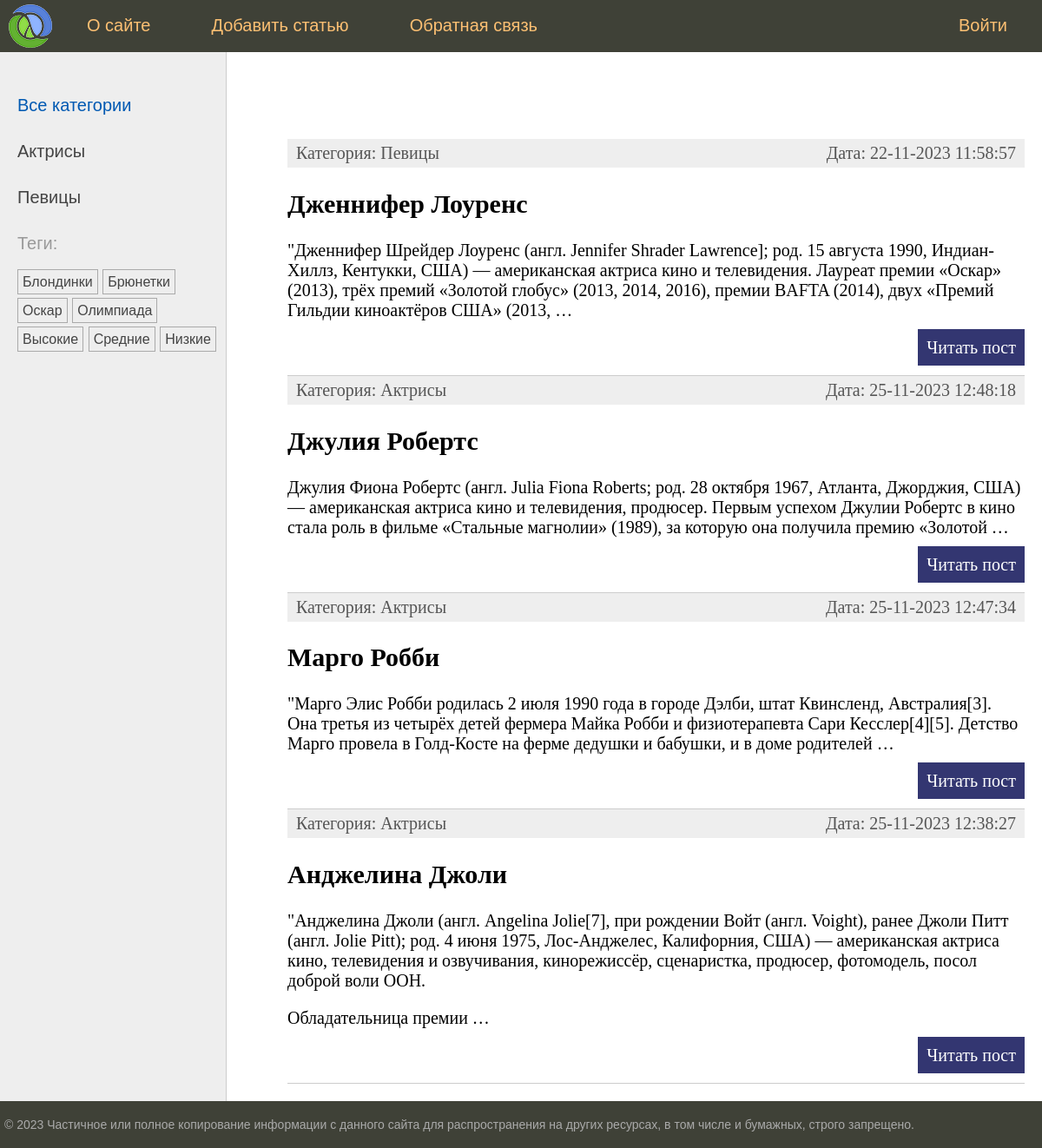
The page / on the database its author committed.
### women/models.py (models this page shows, shortened)
class Category(models.Model):
    name = models.CharField(max_length=100, db_index=True)
    slug = models.SlugField(max_length=255, unique=True, db_index=True)
    def get_absolute_url(self):
        return reverse("category", kwargs={"cat_slug": self.slug})

class TagPost(models.Model):
    tag = models.CharField(max_length=100, db_index=True)
    slug = models.SlugField(max_length=255, unique=True, db_index=True)
    def get_absolute_url(self):
        return reverse("tag", kwargs={"tag_slug": self.slug})

class Women(models.Model):
    class Status(models.IntegerChoices):
        DRAFT = 0, "Черновик"
        PUBLISHED = 1, "Опубликовано"
    title = models.CharField(max_length=50)
    slug = models.SlugField(max_length=255, unique=True, db_index=True)
    content = models.TextField(blank=True)
    time_create = models.DateTimeField(auto_now_add=True)
    time_update = models.DateTimeField(auto_now=True)
    is_published = models.BooleanField(choices=Status.choices, default=Status.DRAFT)
    cat = models.ForeignKey("Category", on_delete=models.PROTECT, related_name="posts")
    tags = models.ManyToManyField("TagPost", blank="True", related_name="tags")
    husband = models.OneToOneField(
        "Husband",
        related_name="woman",
        on_delete=models.SET_NULL,
        null=True,
        blank=True,
    )
    objects = models.Manager()
    published = PublishedManager()
    class Meta:
        ordering = ["-time_create"]
        indexes = [models.Index(fields=["-time_create"])]
    def get_absolute_url(self):
        return reverse("post", kwargs={"post_slug": self.slug})

### women/views.py (the view)
# urls.py: path("", views.index, name="home"),
def index(request):
    posts = Women.published.all()
    data = {
        "title": "Главная страница",
        "menu": menu,
        "posts": posts,
        "cat_selected": 0,
    }
    return render(request, "women/index.html", context=data)

### women/models.py (called while the page is built)
    def get_queryset(self):
        return super().get_queryset().filter(is_published=Women.Status.PUBLISHED)

### women/templatetags/women_tags.py (called while the page is built)
@register.inclusion_tag("women/list_categories.html")
def show_categories(cat_selected=0):
    cats = Category.objects.all()
    return {"cats": cats, "cat_selected": cat_selected}

@register.inclusion_tag("women/list_tags.html")
def show_all_tags():
    return {'tags': TagPost.objects.all()}

### women/templates/women/index.html (shortened to what this page needs)
{% extends 'base.html' %}
{% block content %}
<ul class="list-articles">
	{% for p in posts %}
			<li>
                <div class="article-panel">
                    <p class="first">Категория: {{p.cat.name}}</p>
                    <p class="last">Дата: {{p.time_update|date:"d-m-Y H:i:s"}}</p>
                </div>
                <h2>{{p.title}}</h2>
                {% autoescape off %}
	            {{p.content|linebreaks|truncatewords:40}}
                {% endautoescape %}
			<p class="link-read-post"><a href="{{ p.get_absolute_url }}">Читать пост</a></p>
			</li>
	{% endfor %}
</ul>
{% endblock %}

### women/templates/women/list_categories.html
{% for cat in cats %}
{% if cat.id == cat_selected %}
<li class="selected">{{ cat.name }}</li>
{% else %}
<li>
<a href="{{ cat.get_absolute_url }}">{{ cat.name }}</a>
</li>
{% endif %}
{% endfor %}

### women/templates/women/list_tags.html
{% if tags %}
    <p>Теги:</p>
    <ul class="tags-list">
        {% for t in tags %}
        <li><a href="{{ t.get_absolute_url }}">{{ t.tag }}</a></li>
        {% endfor %}
    </ul>
{% endif %}

### women/static/women/css/styles.css (style rules this page uses)
html, body { font-family: 'Arial'; margin: 0; padding: 0; height: 100%; width: 100%; color: #444; }
a { color: #0059b2; text-decoration: none; }
p.link-read-post { text-align: right; }
p.link-read-post a { padding: 10px; min-width: 100px; background: #333671; color: #fff; text-decoration: none; }
div.article-panel { background: #eee; padding: 5px 10px 5px 10px; box-sizing: border-box; overflow: hidden; color: #555; }
div.article-panel p.first { margin: 0; float: left; }
div.article-panel p.last { margin: 0; float: right; }
ul.list-articles { list-style: none; margin: 0; padding: 0; }
ul.list-articles li { border-bottom: 1px solid #ccc; }
.left-chapters ul { width: 230px; margin: 0; padding: 20px 10px 10px 20px; list-style: none; font-size: 20px; }
.left-chapters ul li { margin: 30px 0 0 0; color: #999; }
.left-chapters ul li a { color: #444; text-decoration: none; }
ul.tags-list { width: 100%; margin: 0; padding: 0; list-style: none; }
ul.tags-list li { margin: 0; padding: 0 0 10px; display: inline-block; }
ul.tags-list li a { padding: 5px; font-size: 16px; border: 1px solid #aaa; }

### rows shown on the page
Category: name "Актрисы"
Category: name "Певицы"
TagPost: tag "Блондинки"
TagPost: tag "Брюнетки"
TagPost: tag "Оскар"
TagPost: tag "Олимпиада"
TagPost: tag "Высокие"
TagPost: tag "Средние"
TagPost: tag "Низкие"
Women: cat.name "Певицы", time_update "22-11-2023 11:58:57", title "Дженнифер Лоуренс", content "\"Дженнифер Шрейдер Лоуренс (англ. Jennifer Shrader Lawrence]; род. 15 августа 1990, Индиан-Хиллз, Кентукки, США) — американская актриса кино и телевидения. Лауреат премии «Оскар» (2013), трёх премий «Золотой глобус» (2013, 2014, 2016), премии BAFTA (2014), двух «Премий Гильдии киноактёров США» (2013, …"
Women: cat.name "Актрисы", time_update "25-11-2023 12:48:18", title "Джулия Робертс", content "Джулия Фиона Робертс (англ. Julia Fiona Roberts; род. 28 октября 1967, Атланта, Джорджия, США) — американская актриса кино и телевидения, продюсер. Первым успехом Джулии Робертс в кино стала роль в фильме «Стальные магнолии» (1989), за которую она получила премию «Золотой …"
Women: cat.name "Актрисы", time_update "25-11-2023 12:47:34", title "Марго Робби", content "\"Марго Элис Робби родилась 2 июля 1990 года в городе Дэлби, штат Квинсленд, Австралия[3]. Она третья из четырёх детей фермера Майка Робби и физиотерапевта Сари Кесслер[4][5]. Детство Марго провела в Голд-Косте на ферме дедушки и бабушки, и в доме родителей …"
Women: cat.name "Актрисы", time_update "25-11-2023 12:38:27", title "Анджелина Джоли", content "\"Анджелина Джоли (англ. Angelina Jolie[7], при рождении Войт (англ. Voight), ранее Джоли Питт (англ. Jolie Pitt); род. 4 июня 1975, Лос-Анджелес, Калифорния, США) — американская актриса кино, телевидения и озвучивания, кинорежиссёр, сценаристка, продюсер, фотомодель, посол доброй воли ООН. Обладательница премии …"

### other values the page prints
{{ m.title }} "О сайте" "Добавить статью" "Обратная связь" "Войти"
